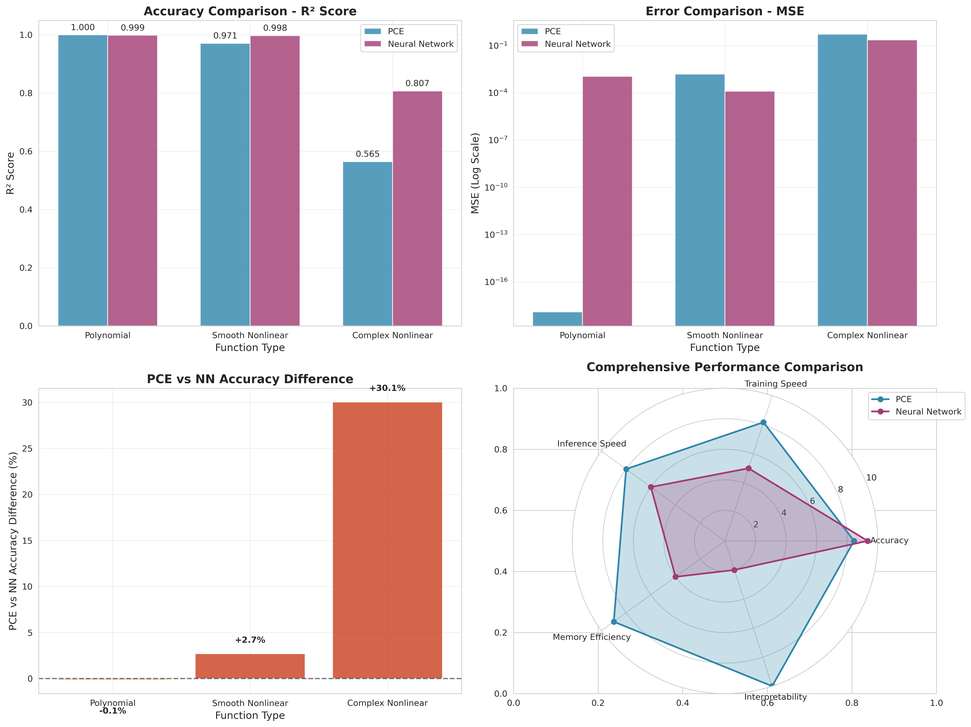
#> input picture comprehensive_accuracy_comparison.png, 971 x 727 px, shrunk from 4771 x 3571 before the run
$ python view_charts.py
#> lines starting #> are read from the running program, lines starting #| are printed output that depends on the picture
#!/usr/bin/env python3
"""
PCE对比图表查看器
快速预览所有生成的对比图表
"""

import os
import matplotlib.pyplot as plt
import matplotlib.image as mpimg
from matplotlib.gridspec import GridSpec

def view_all_charts():
    """显示所有对比图表"""

    # 图表文件列表
    chart_files = [
        ('comprehensive_accuracy_comparison.png', '综合精度对比'),
        ('comprehensive_speed_comparison.png', '综合速度对比'),
        ('model_size_comparison.png', '模型大小对比'),
        ('memory_usage_comparison.png', '内存使用对比'),
        ('deployment_complexity_comparison.png', '部署复杂度对比'),
        ('platform_compatibility_comparison.png', '平台兼容性对比'),
        ('pce_accuracy_analysis.png', '精度分析'),
        ('pce_training_results.png', '训练结果'),
        ('pce_vs_nn_comparison.png', 'PCE vs NN对比')
    ]

    # 检查文件是否存在
    existing_charts = []
    missing_charts = []

    for filename, title in chart_files:
        if os.path.exists(filename):
            existing_charts.append((filename, title))
        else:
            missing_charts.append((filename, title))

    if not existing_charts:
        print("❌ 未找到任何图表文件")
        print("请先运行 python generate_all_charts.py 生成图表")
        return

    print(f"📊 找到 {len(existing_charts)} 个图表文件")

    if missing_charts:
        print(f"⚠️  缺失 {len(missing_charts)} 个图表文件:")
        for filename, title in missing_charts:
            print(f"   - {title} ({filename})")

    # 显示图表
    print("\n🖼️  正在显示图表...")

    # 计算网格布局
    n_charts = len(existing_charts)
    if n_charts <= 4:
        rows, cols = 2, 2
    elif n_charts <= 6:
        rows, cols = 2, 3
    elif n_charts <= 9:
        rows, cols = 3, 3
    else:
        rows, cols = 4, 3

    # 创建图形
    fig = plt.figure(figsize=(20, 15))
    fig.suptitle('PCE vs 神经网络 - 对比图表总览', fontsize=16, fontweight='bold')

    # 显示每个图表
    for i, (filename, title) in enumerate(existing_charts):
        if i >= rows * cols:
            break

        try:
            # 读取图片
            img = mpimg.imread(filename)
#> img is the input picture: shape (727, 971, 4) float32; mean R, G, B, A 0.872, 0.846, 0.873, 1

            # 创建子图
            ax = fig.add_subplot(rows, cols, i + 1)
            ax.imshow(img)
            ax.set_title(title, fontsize=12, fontweight='bold')
            ax.axis('off')

        except Exception as e:
            print(f"⚠️  无法显示 {filename}: {e}")

    plt.tight_layout()
    plt.show()
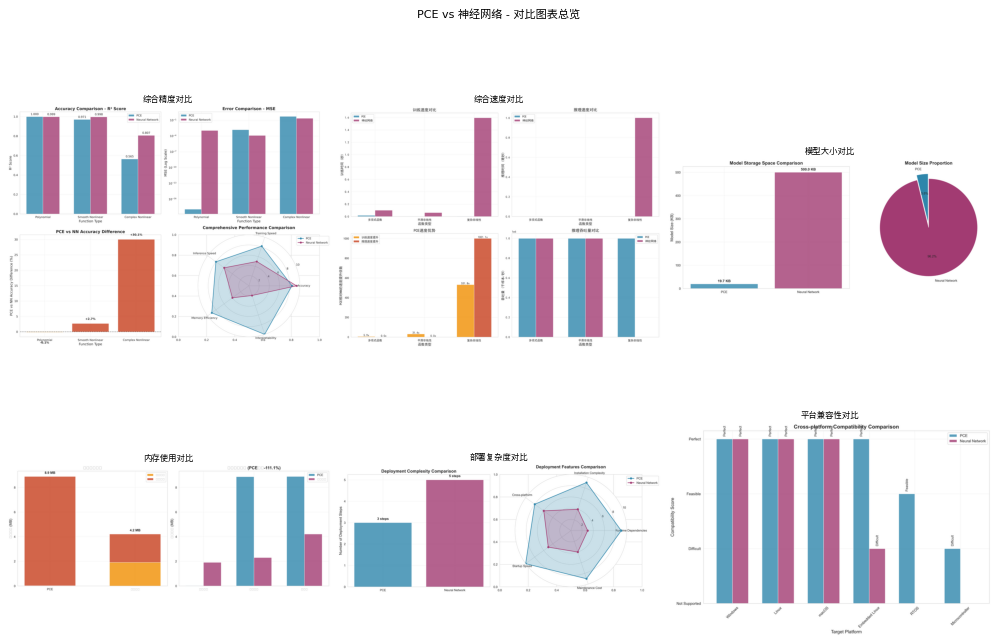
#> figure drawn by matplotlib, 6 panels

# [72 lines left out: functions view_single_chart, list_charts, not called in this run]

def main():
    """主函数"""
    import sys

    if len(sys.argv) == 1:
        # 无参数，显示所有图表
        print("🎨 PCE对比图表查看器")
        print("=" * 40)
        view_all_charts()

    elif len(sys.argv) == 2:
        command = sys.argv[1].lower()

        if command == 'list':
            list_charts()
        elif command == 'all':
            view_all_charts()
        elif command in ['help', '-h', '--help']:
            print("🎨 PCE对比图表查看器")
            print("=" * 40)
            print("用法:")
            print("  python view_charts.py           # 显示所有图表")
            print("  python view_charts.py all       # 显示所有图表")
            print("  python view_charts.py list      # 列出图表文件")
            print("  python view_charts.py accuracy  # 显示精度对比图")
            print("  python view_charts.py speed     # 显示速度对比图")
            print("  python view_charts.py size      # 显示大小对比图")
            print("  python view_charts.py memory    # 显示内存对比图")
            print("  python view_charts.py deployment # 显示部署对比图")
            print("  python view_charts.py platform  # 显示平台对比图")
            print("  python view_charts.py analysis  # 显示精度分析图")
            print("  python view_charts.py training  # 显示训练结果图")
            print("  python view_charts.py comparison # 显示对比图")
        else:
            view_single_chart(command)
    else:
        print("❌ 参数过多")
        print("使用 python view_charts.py help 查看帮助")

if __name__ == "__main__":
    main()
